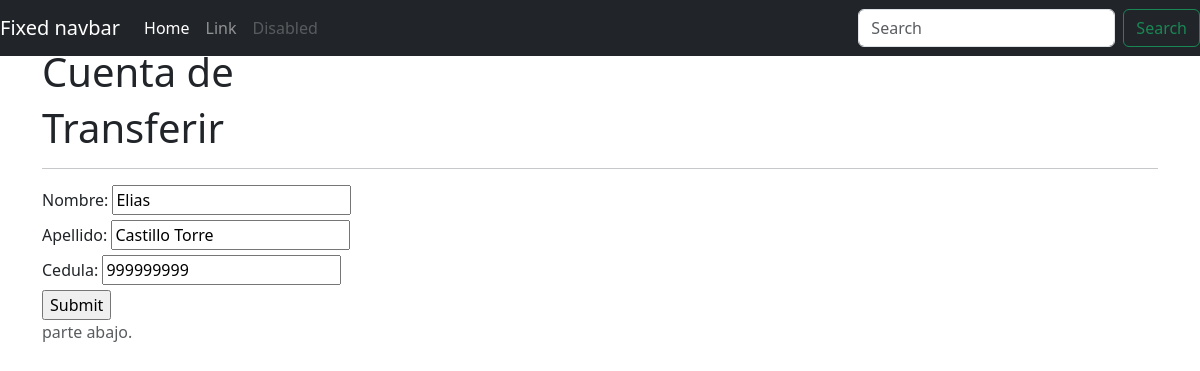
Screenshot of /cliente/editar/5 with the database file from the repository.
### cuentas/models.py (models this page shows, shortened)
class Cliente(models.Model):
    nombre = models.CharField(max_length=50)
    apellido = models.CharField(max_length=50)
    cedula = models.CharField(max_length=12, unique=True)
    user = models.OneToOneField(User, related_name='cliente', on_delete=models.CASCADE, null=True, blank=True)

### cuentas/views.py (the view)
# urls.py: path('cliente/editar/<int:cliente_id>', editar_cliente, name='editar_cliente'),
def editar_cliente(request, cliente_id):
    mensaje_error = ""
    cliente = get_object_or_404(Cliente, id=cliente_id)
    if request.method == "POST":
        formulario = ClienteForm(request.POST, instance=cliente)
        if formulario.is_valid():
            cliente.nombre = formulario.cleaned_data['nombre']
            cliente.apellido = formulario.cleaned_data['apellido']
            cliente.cedula = formulario.cleaned_data['cedula']
            cliente.save()
            return HttpResponseRedirect(reverse("ver_cliente", args=[cliente.id]))
        else:
            mensaje_error = "Error en el formulario"
    else:
        formulario = ClienteForm(instance=cliente)
    return render(request, 'nuevo_cliente.html', {'formulario': formulario, 'mensaje_error': mensaje_error})

### cuentas/forms.py
class ClienteForm(forms.ModelForm):
    class Meta:
        model = Cliente
        fields = ['nombre', 'apellido', 'cedula']

### cuentas/templates/nuevo_cliente.html (shortened to what this page needs)
<!doctype html>
<html lang="es">
  <head>
    <link href="https://getbootstrap.com/docs/4.0/dist/css/bootstrap.min.css" rel="stylesheet">
    <link href="https://getbootstrap.com/docs/4.0/examples/sticky-footer-navbar/sticky-footer-navbar.css" rel="stylesheet">
  </head>
  <body>
    <header>
      <nav class="navbar navbar-expand-md navbar-dark fixed-top bg-dark">
        <a class="navbar-brand" href="#">Fixed navbar</a>
        <div class="collapse navbar-collapse" id="navbarCollapse">
          <ul class="navbar-nav mr-auto">
            <li class="nav-item active">
              <a class="nav-link" href="#">Home <span class="sr-only">(current)</span></a>
            </li>
            <li class="nav-item">
              <a class="nav-link" href="#">Link</a>
            </li>
            <li class="nav-item">
              <a class="nav-link disabled" href="#">Disabled</a>
            </li>
          </ul>
          <form class="form-inline mt-2 mt-md-0">
            <input class="form-control mr-sm-2" type="text" placeholder="Search" aria-label="Search">
            <button class="btn btn-outline-success my-2 my-sm-0" type="submit">Search</button>
          </form>
        </div>
      </nav>
    </header>
    <main role="main" class="container">
      <h1 class="mt-5">Cuenta de {{cuenta.cliente.nombre}} {{cuenta.cliente.apellido}}</h1>
       <h1>Transferir</h1>
       <hr>
       <form  method="post">
        {{ formulario }}
        <input type="submit" value="Submit">
        </form>
    </main>
    <footer class="footer">
      <div class="container">
        <span class="text-muted">parte abajo.</span>
      </div>
    </footer>
    <link href="https://cdn.jsdelivr.net/npm/bootstrap@5.3.3/dist/css/bootstrap.min.css" rel="stylesheet">
  </body>
</html>

### rows the page displays
Cliente: nombre "Elias", apellido "Castillo Torre", cedula "999999999"
